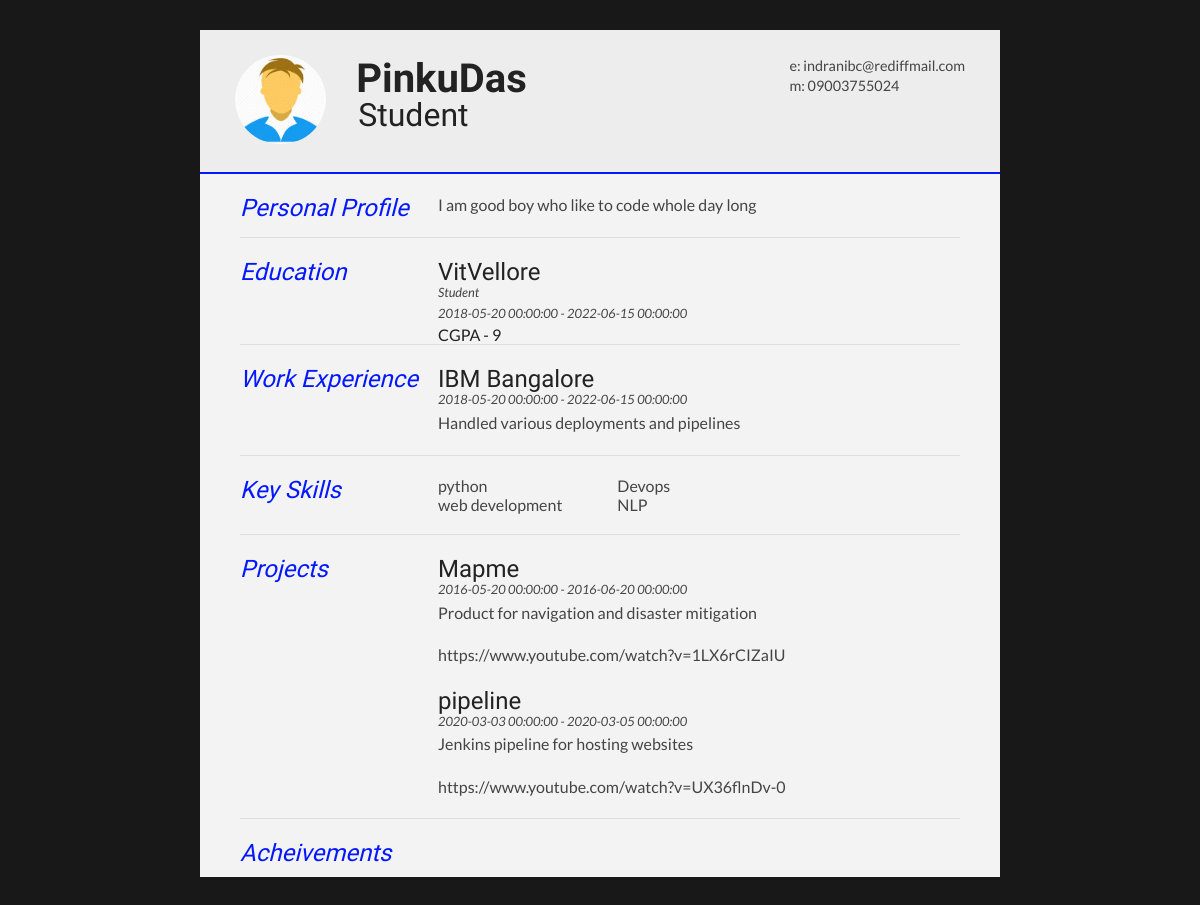
Page /resume (signed in) on the committed database.
### resume/models.py (models this page shows, shortened)
class userdetails(db.Model):
    id = db.Column(db.Integer, primary_key=True)
    name = db.Column(db.String(20),unique=True,nullable=False)
    email = db.Column(db.String(120),unique=True,nullable=False)
    designation = db.Column(db.String(120),unique=True,nullable=False)
    phoneno =  db.Column(db.String(15),unique=True,nullable=False)
    profile = db.Column(db.Text,nullable=False)
    user_id= db.Column(db.Integer,db.ForeignKey('user.id'),nullable=False)

class education(db.Model):
    id = db.Column(db.Integer, primary_key=True)
    name = db.Column(db.String(100),nullable=False)
    start = db.Column(db.DateTime,nullable=False,default=datetime.utcnow())
    end = db.Column(db.DateTime,nullable=False,default=datetime.utcnow())
    cgpa = db.Column(db.Integer,nullable=False)
    user_id= db.Column(db.Integer,db.ForeignKey('user.id'),nullable=False)

class experience(db.Model):
    id = db.Column(db.Integer, primary_key=True)
    company = db.Column(db.String(100),nullable=False)
    position = db.Column(db.String(100),nullable=False)
    startexp = db.Column(db.DateTime,nullable=False,default=datetime.utcnow())
    endexp = db.Column(db.DateTime,nullable=False,default=datetime.utcnow())
    content = db.Column(db.Text,nullable=False)
    user_id= db.Column(db.Integer,db.ForeignKey('user.id'),nullable=False)

class skills(db.Model):
    id = db.Column(db.Integer, primary_key=True)
    skillname = db.Column(db.String(100),nullable=False)
    user_id= db.Column(db.Integer,db.ForeignKey('user.id'),nullable=False)

class projects(db.Model):
    id = db.Column(db.Integer, primary_key=True)
    projectname = db.Column(db.String(100),nullable=False)
    startpro = db.Column(db.DateTime,nullable=False,default=datetime.utcnow())
    endpro = db.Column(db.DateTime,nullable=False,default=datetime.utcnow())
    description = db.Column(db.Text,default=None)
    url = db.Column(db.String(100),default=None)
    user_id= db.Column(db.Integer,db.ForeignKey('user.id'),nullable=False)

### resume/routes.py (the view)
@app.route("/resume",methods=["GET","POST"])
@login_required
def resumeview():
    edu = education.query.filter_by(edu=current_user).all()
    exp = experience.query.filter_by(exp=current_user).all()
    pro = projects.query.filter_by(pro=current_user).all()
    usr = userdetails.query.filter_by(details=current_user).first()
    skillsadded = skills.query.filter_by(skill=current_user).all()
    achmade = achievements.query.filter_by(ach=current_user).all()
    image_file = url_for('static',filename='profiles/'+ current_user.image_file)
    return render_template("resume.html",edu=edu,exp=exp,pro=pro,usr=usr,sk=skillsadded,achmade=achmade,image_file=image_file)

### resume/models.py (called while the page is built)
@login_manager.user_loader
def load_user(id):
    return user.query.get(int(id))

### resume/templates/resume.html (shortened to what this page needs)
<!DOCTYPE html>
<html>
<head>
<link type="text/css" rel="stylesheet" href="../static/resume.css">
</head>
<body id="top">
<div id="cv" class="instaFade">
	<div class="mainDetails">
		<div id="headshot" class="quickFade">
			<img src="{{ image_file }}" alt="{{ usr.name }}" />
		</div>
		<div id="name">
			<h1 class="quickFade delayTwo">{{ usr.name }}</h1>
			 <h2 class="quickFade delayThree"> {{  usr.designation }} </h2>
		</div>
		<div id="contactDetails" class="quickFade delayFour">
			<ul>
				<li>e: <a href="#" target="_blank"> {{ usr.email }}</a></li>
				<li>m: {{ usr.phoneno }}</li>
			</ul>
		</div>
	</div>
	<div id="mainArea" class="quickFade delayFive">
		<section>
			<article>
				<div class="sectionTitle">
					<h1>Personal Profile</h1>
				</div>
				<div class="sectionContent">
					<p> {{ usr.profile }}</p>
				</div>
			</article>
		</section>
		<section>
			<div class="sectionTitle">
				<h1>Education</h1>
			</div>
			<div class="sectionContent">
				{% for education in edu %}
				<article>
					<h2>{{ education.name }}</h2>
					<p class="subDetails">Student</p>
					<p class="subDetails"> {{ education.start }} - {{ education.end }}</p>
					<h3>CGPA - {{ education.cgpa }}</h3>
				</article>
				{% endfor %}
			</div>
		</section>
		<section>
			<div class="sectionTitle">
				<h1>Work Experience</h1>
			</div>
			<div class="sectionContent">
				{%  for experience in exp %}
				<article>
					<h2>{{ experience.company }}</h2>
					<p class="subDetails">{{ experience.startexp }} - {{ experience.endexp }}</p>
					<p>{{ experience.content }}</p>
				</article>
				{% endfor %}
			</div>
		</section>
		<section>
			<div class="sectionTitle">
				<h1>Key Skills</h1>
			</div>
			<div class="sectionContent">
				<ul class="keySkills">
					{% for skills in sk %}
					<li>{{  skills.skillname }}</li>
					{% endfor %}
				</ul>
			</div>
		</section>
		<section>
			<div class="sectionTitle">
					<h1>Projects</h1>
			</div>
			<div class="sectionContent">
				{% for project in pro %}
				<article>
					<h2>{{ project.projectname }}</h2>
					<p class="subDetails">{{ project.startpro }} - {{ project.endpro }} </p>
					<p>{{ project.description }}</p>
					<p>{{ project.url }}</p>
				</article>
				{% endfor %}
			</div>
		</section>
		<section>
			<div class="sectionTitle">
					<h1>Acheivements</h1>
			</div>
		</section>
	</div>
</div>
</body>
</html>

### resume/static/resume.css (style rules this page uses)
html,body,div,span,object,iframe,h1,h2,h3,h4,h5,h6,p,blockquote,pre,abbr,address,cite,code,del,dfn,em,img,ins,kbd,q,samp,small,strong,sub,sup,var,b,i,dl,dt,dd,ol,ul,li,fieldset,form,label,legend,table,caption,tbody,tfoot,thead,tr,th,td,article,aside,canvas,details,figcaption,figure,footer,header,hgroup,menu,nav,section,summary,time,mark,audio,video { border:0; font:inherit; font-size:100%; margin:0; padding:0; vertical-align:baseline; height: auto; }
article,aside,details,figcaption,figure,footer,header,hgroup,menu,nav,section { display:block; }
html, body { background: #181818; font-family: 'Lato', helvetica, arial, sans-serif; font-size: 16px; color: #222; }
p { font-size: 1em; line-height: 1.4em; margin-bottom: 20px; color: #444; }
#cv { width: 100%; max-width: 800px; background: #f3f3f3; margin: 30px auto; height: auto; }
.mainDetails { padding: 25px 35px; border-bottom: 2px solid #0318fc; background: #ededed; }
#name h1 { font-size: 2.5em; font-weight: 700; font-family: 'Rokkitt', Helvetica, Arial, sans-serif; margin-bottom: -6px; }
#name h2 { font-size: 2em; margin-left: 2px; font-family: 'Rokkitt', Helvetica, Arial, sans-serif; }
#mainArea { padding: 0 40px; }
#headshot { width: 12.5%; float: left; margin-right: 30px; }
#headshot img { width: 100%; height: auto; -webkit-border-radius: 50px; border-radius: 50px; }
#name { float: left; }
#contactDetails { float: right; }
#contactDetails ul { list-style-type: none; font-size: 0.9em; margin-top: 2px; }
#contactDetails ul li { margin-bottom: 3px; color: #444; }
#contactDetails ul li a, a[href^=tel] { color: #444; text-decoration: none; -webkit-transition: all .3s ease-in; -moz-transition: all .3s ease-in; -o-transition: all .3s ease-in; -ms-transition: all .3s ease-in; transition: all .3s ease-in; }
section { border-top: 1px solid #dedede; padding: 20px 0 0; }
section:first-child { border-top: 0; }
section:last-child { padding: 20px 0 10px; }
.sectionTitle { float: left; width: 25%; }
.sectionContent { float: right; width: 72.5%; }
.sectionTitle h1 { font-family: 'Rokkitt', Helvetica, Arial, sans-serif; font-style: italic; font-size: 1.5em; color: #0318fc; }
.sectionContent h2 { font-family: 'Rokkitt', Helvetica, Arial, sans-serif; font-size: 1.5em; margin-bottom: -2px; }
.subDetails { font-size: 0.8em; font-style: italic; margin-bottom: 3px; }
.keySkills { list-style-type: none; -moz-column-count:3; -webkit-column-count:3; column-count:3; margin-bottom: 20px; font-size: 1em; color: #444; }
.instaFade { -webkit-animation-name: reset, fade-in; -webkit-animation-duration: 0.5s; -webkit-animation-timing-function: ease-in; -moz-animation-name: reset, fade-in; -moz-animation-duration: 0.5s; -moz-animation-timing-function: ease-in; animation-name: reset, fade-in; animation-duration: 0.5s; animation-timing-function: ease-in; }
.quickFade { -webkit-animation-name: reset, fade-in; -webkit-animation-duration: 0.5s; -webkit-animation-timing-function: ease-in; -moz-animation-name: reset, fade-in; -moz-animation-duration: 0.5s; -moz-animation-timing-function: ease-in; animation-name: reset, fade-in; animation-duration: 0.5s; animation-timing-function: ease-in; }
.delayTwo { -webkit-animation-delay: 0, 1s; -moz-animation-delay: 0, 1s; animation-delay: 0, 1s; }
.delayThree { -webkit-animation-delay: 0, 0.5s; -moz-animation-delay: 0, 0.5s; animation-delay: 0, 0.5s; }
.delayFour { -webkit-animation-delay: 0, 2s; -moz-animation-delay: 0, 2s; animation-delay: 0, 2s; }
.delayFive { -webkit-animation-delay: 0, 0.5s; -moz-animation-delay: 0, 0.5s; animation-delay: 0, 0.5s; }

### rows in the picture
userdetails: name "PinkuDas", designation "Student", email "indranibc@rediffmail.com", phoneno "09003755024", profile "I am good boy who like to code whole day long"
education: name "VitVellore", start "2018-05-20 00:00:00", end "2022-06-15 00:00:00", cgpa "9"
experience: company "IBM Bangalore", startexp "2018-05-20 00:00:00", endexp "2022-06-15 00:00:00", content "Handled various deployments and pipelines"
skills: skillname "python"
skills: skillname "web development"
skills: skillname "Devops"
skills: skillname "NLP"
projects: projectname "Mapme", startpro "2016-05-20 00:00:00", endpro "2016-06-20 00:00:00", description "Product for navigation and disaster mitigation", url "https://www.youtube.com/watch?v=1LX6rCIZaIU"
projects: projectname "pipeline", startpro "2020-03-03 00:00:00", endpro "2020-03-05 00:00:00", description "Jenkins pipeline for hosting websites", url "https://www.youtube.com/watch?v=UX36flnDv-0"
